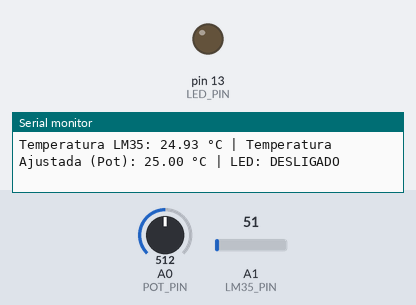
The sketch below on a simulated Arduino Uno, built with avr-gcc and run on an emulated ATmega328P. Parts: output pins drawn as LEDs (lit = HIGH), the last lines printed to the serial monitor. Inputs (shaded band) come from the test bench; at power-on: A1 (LM35_PIN) = 51, A0 (POT_PIN) = 512.

Above: at 1.2 s.
1.3 s: A1 (LM35_PIN) set to 60
At 2.5 s:
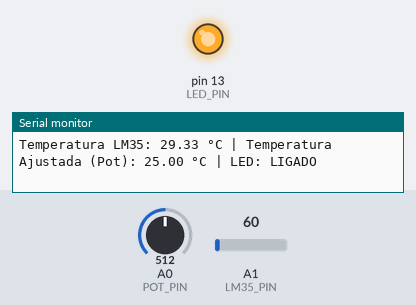
2.8 s: A0 (POT_PIN) set to 646
5.8 s: A0 (POT_PIN) set to 679
At 6.8 s:
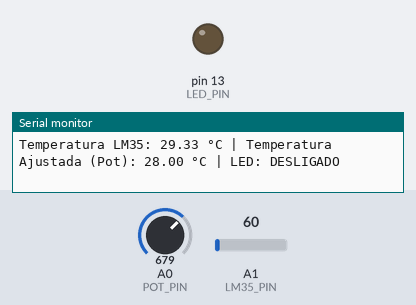
8.8 s: A1 (LM35_PIN) set to 71
At 9.3 s:
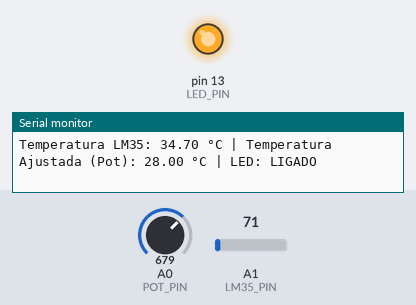
Timing chart, 0 to 11.8 s (numbered marks = the images above; inputs shaded):
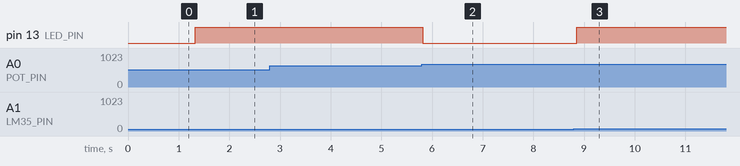

The sketch:

atv6.ino
```cpp
const int LM35_PIN = A1;  // Pino do sensor LM35
const int POT_PIN = A0;   // Pino do potenciômetro
const int LED_PIN = 13;   // Pino do LED

void setup() {
    Serial.begin(9600);  // Inicializa a comunicação serial
    pinMode(LED_PIN, OUTPUT);  // Define o LED como saída
}

void loop() {
    // Leitura do LM35 (Temperatura real)
    int leituraADC = analogRead(LM35_PIN);
    float tensao = leituraADC * (5.0 / 1023.0);
    float temperaturaLM35 = tensao * 100.0;

    // Leitura do Potenciômetro (Conversão de 0-1023 para 15-35°C)
    int leituraPot = analogRead(POT_PIN);
    float tempPot = map(leituraPot, 0, 1023, 15, 35);

    // Definição da margem de erro para proximidade
    float margem = 1.5;  // Tolerância de ±1.5°C

    // Controle do LED
    if (abs(temperaturaLM35 - tempPot) <= margem) {
        digitalWrite(LED_PIN, LOW);  // Desliga o LED
    } else {
        digitalWrite(LED_PIN, HIGH); // Liga o LED
    }

    // Exibir valores no Monitor Serial
    Serial.print("Temperatura LM35: ");
    Serial.print(temperaturaLM35);
    Serial.print(" °C | ");

    Serial.print("Temperatura Ajustada (Pot): ");
    Serial.print(tempPot);
    Serial.print(" °C | ");

    Serial.print("LED: ");
    Serial.println(digitalRead(LED_PIN) == HIGH ? "LIGADO" : "DESLIGADO");

    delay(50);
}
```

Measured:
- the behaviour switches between 54 and 55 on A1 (LM35_PIN) (found by bisection; images 0 and 1)
- the behaviour switches between 664 and 665 on A0 (POT_PIN) (found by bisection; images 1 and 2)
- after the input at 1.3 s, pin 13 (LED_PIN): LOW → HIGH at once
- after the input at 5.8 s, pin 13 (LED_PIN): HIGH → LOW at once
- after the input at 8.8 s, pin 13 (LED_PIN): LOW → HIGH after 0.05 s
